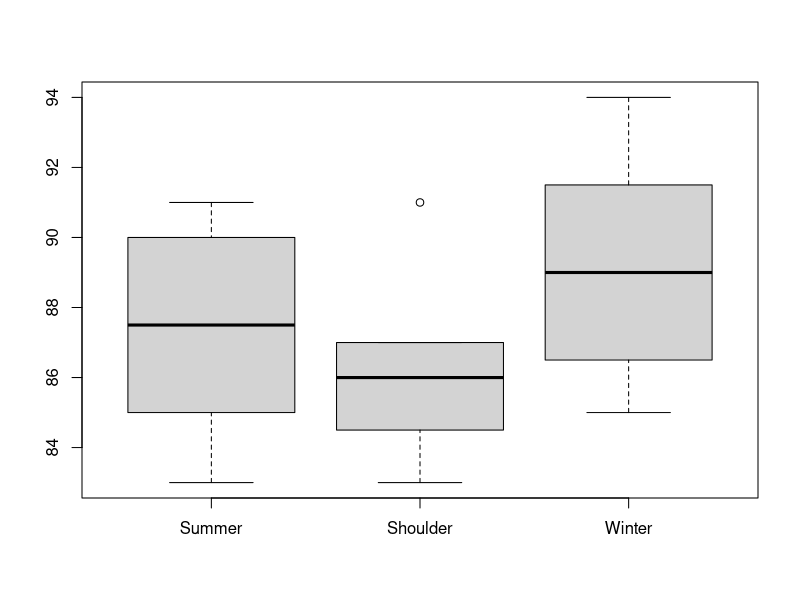
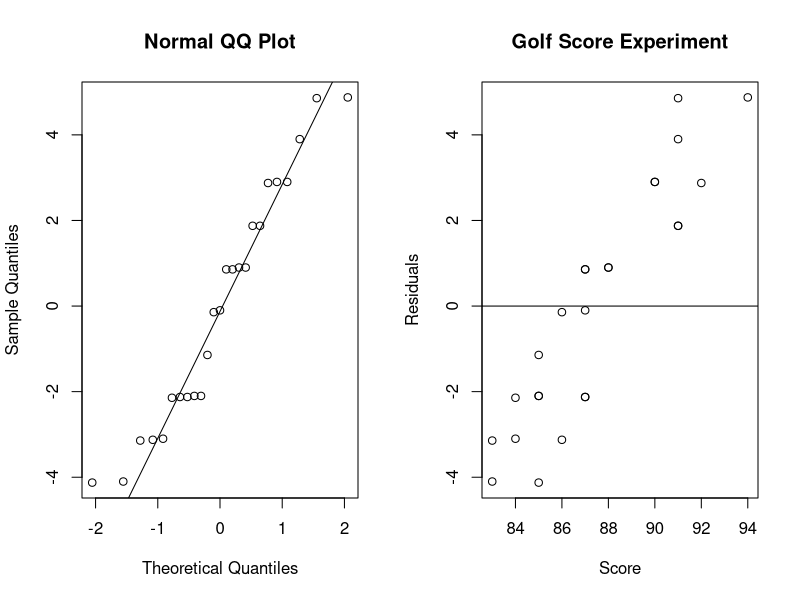

Source code (R) for these figures, in order:
#Question 1
#I belong to a golf club in my neighborhood. I divide the year into three golf 
#seasons: summer (June-September), winter (November-March), and shoulder 
#(October, April, and May). I believe that I play my best golf during the summer 
#(because I have more time and the course isn't crowded) and shoulder 
#(because the course isn't crowded) seasons, and my worst golf is during the winter 
#because when all of the part-year residents show up, the course is crowded, 
#play is slow, and I get frustrated). Data from the last year are shown in the following table.

summer <- c(83, 85, 85, 87, 90, 88, 88, 84, 91, 90)
shoulder <- c(91, 87, 84, 87, 85, 86, 83, NA, NA, NA)
winter <- c(94, 91, 87, 85, 87, 91, 92, 86, NA, NA)

#Create Boxplot
boxplot(summer, shoulder, winter,
        names=c("Summer","Shoulder", "Winter"))

#Put into DF
df <- stack(data.frame(summer, shoulder, winter))
names(df)[names(df) == 'values'] <- 'score'
names(df)[names(df) == 'ind'] <- 'season'

#one way anova
one.way <- aov(score ~ season, data = df)
summary(one.way)

mod <- lm(score ~ season, data = df)
par(mfrow=c(1,2))

qqnorm(resid(mod), main="Normal QQ Plot")
qqline(resid(mod))
plot(na.omit(df$score), resid(mod),
     ylab="Residuals", xlab="Score",
     main="Golf Score Experiment")
abline(0,0)